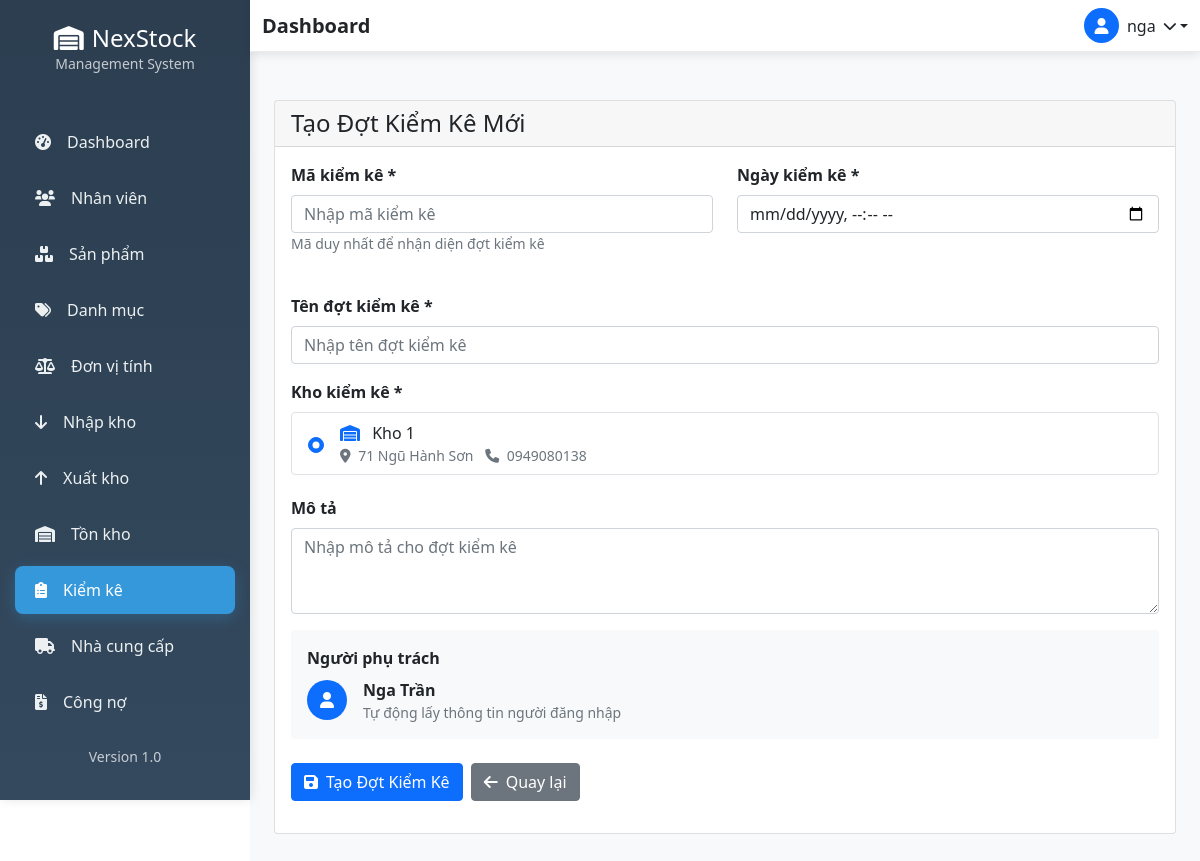
Page /kho/tao-kiem-ke/ (signed in) on the committed database.
### accounts/models.py (models this page shows, shortened)
class NguoiDung(AbstractUser):
    ho_ten = models.CharField(max_length=100, blank=True)
    vai_tro = models.CharField(max_length=20, choices=[
        ('admin', 'Quản trị viên'),
        ('manager', 'Quản lý'),
        ('staff', 'Nhân viên'),
    ], default='staff')
    trang_thai = models.BooleanField(default=True)

### inventory/models.py (models this page shows, shortened)
class Kho(models.Model):
    TRANG_THAI_CHOICES = [
        ('dang_hoat_dong', 'Đang hoạt động'),
        ('ngung_hoat_dong', 'Ngừng hoạt động'),
        ('bao_tri', 'Bảo trì'),
    ]
    ma_kho = models.CharField(max_length=20, unique=True, verbose_name="Mã kho")
    ten_kho = models.CharField(max_length=100, verbose_name="Tên kho")
    dia_chi = models.TextField(verbose_name="Địa chỉ")
    nguoi_quan_ly = models.ForeignKey(
        settings.AUTH_USER_MODEL,
        on_delete=models.SET_NULL,
        null=True,
        blank=True,
        verbose_name="Người quản lý"
    )
    dien_thoai = models.CharField(max_length=15, blank=True, verbose_name="Điện thoại")
    trang_thai = models.CharField(
        max_length=20,
        choices=TRANG_THAI_CHOICES,
        default='dang_hoat_dong',
        verbose_name="Trạng thái"
    )
    ghi_chu = models.TextField(blank=True, verbose_name="Ghi chú")
    ngay_tao = models.DateTimeField(auto_now_add=True)
    ngay_cap_nhat = models.DateTimeField(auto_now=True)
    class Meta:
        verbose_name = "Kho"
        verbose_name_plural = "Kho"

### inventory/views.py (the view, shortened to what this page needs)
# urls.py: path('tao-kiem-ke/', views.tao_kiem_ke, name='tao_kiem_ke'),
@login_required
def tao_kiem_ke(request):
    danh_sach_kho = Kho.objects.filter(trang_thai='dang_hoat_dong')
    return render(request, 'inventory/tao_kiem_ke.html', {'danh_sach_kho': danh_sach_kho})

### templates/inventory/tao_kiem_ke.html (shortened to what this page needs)
{% extends 'base.html' %}
{% load static %}
{% block content %}
<div class="container-fluid py-4">
    <div class="row">
        <div class="col-12">
            <div class="card">
                <div class="card-header">
                    <h4 class="card-title mb-0">Tạo Đợt Kiểm Kê Mới</h4>
                </div>
                <div class="card-body">
                    <form method="POST">
                        <div class="row mb-4">
                            <div class="col-md-6">
                                <div class="mb-3">
                                    <label class="form-label fw-bold">Mã kiểm kê *</label>
                                    <input type="text" class="form-control" name="ma_kiem_ke"
                                           placeholder="Nhập mã kiểm kê" required>
                                    <small class="text-muted">Mã duy nhất để nhận diện đợt kiểm kê</small>
                                </div>
                            </div>
                            <div class="col-md-6">
                                <div class="mb-3">
                                    <label class="form-label fw-bold">Ngày kiểm kê *</label>
                                    <input type="datetime-local" class="form-control" name="ngay_kiem_ke" required>
                                </div>
                            </div>
                        </div>
                        <div class="mb-3">
                            <label class="form-label fw-bold">Tên đợt kiểm kê *</label>
                            <input type="text" class="form-control" name="ten_dot_kiem_ke"
                                   placeholder="Nhập tên đợt kiểm kê" required>
                        </div>
                        <div class="mb-3">
                            <label class="form-label fw-bold">Kho kiểm kê *</label>
                            {% if danh_sach_kho %}
                                <div class="list-group">
                                    {% for kho in danh_sach_kho %}
                                    <label class="list-group-item list-group-item-action d-flex align-items-center">
                                        <input class="form-check-input me-3"
                                               type="radio"
                                               name="kho"
                                               value="{{ kho.id }}"
                                               {% if forloop.first %}checked{% endif %}
                                               required>
                                        <div class="flex-grow-1">
                                            <div class="fw-semibold">
                                                <i class="fas fa-warehouse me-2 text-primary"></i>
                                                {{ kho.ten_kho }}
                                            </div>
                                            {% if kho.dia_chi %}
                                            <small class="text-muted">
                                                <i class="fas fa-map-marker-alt me-1"></i>
                                                {{ kho.dia_chi }}
                                            </small>
                                            {% endif %}
                                            {% if kho.dien_thoai %}
                                            <small class="text-muted ms-2">
                                                <i class="fas fa-phone me-1"></i>
                                                {{ kho.dien_thoai }}
                                            </small>
                                            {% endif %}
                                        </div>
                                    </label>
                                    {% endfor %}
                                </div>
                            {% else %}
                                <div class="alert alert-warning">
                                    <i class="fas fa-exclamation-triangle me-2"></i>
                                    Chưa có kho nào được tạo.
                                    <a href="{% url 'inventory:tao_kho' %}" class="alert-link">Tạo kho mới</a>
                                </div>
                            {% endif %}
                        </div>
                        <div class="mb-3">
                            <label class="form-label fw-bold">Mô tả</label>
                            <textarea class="form-control" name="mo_ta" rows="3"
                                      placeholder="Nhập mô tả cho đợt kiểm kê"></textarea>
                        </div>
                        <div class="mb-4 p-3 bg-light rounded">
                            <label class="form-label fw-bold">Người phụ trách</label>
                            <div class="d-flex align-items-center">
                                <div class="bg-primary rounded-circle d-flex align-items-center justify-content-center me-3"
                                     style="width: 40px; height: 40px;">
                                    <i class="fas fa-user text-white"></i>
                                </div>
                                <div>
                                    <strong>{{ user.get_full_name|default:user.username }}</strong>
                                    <br>
                                    <small class="text-muted">Tự động lấy thông tin người đăng nhập</small>
                                </div>
                            </div>
                        </div>
                        <div class="d-flex gap-2">
                            <button type="submit" class="btn btn-primary">
                                <i class="fas fa-save me-2"></i>Tạo Đợt Kiểm Kê
                            </button>
                            <a href="{% url 'inventory:danh_sach_kiem_ke' %}" class="btn btn-secondary">
                                <i class="fas fa-arrow-left me-2"></i>Quay lại
                            </a>
                        </div>
                    </form>
                </div>
            </div>
        </div>
    </div>
</div>
{% endblock %}

### templates/base.html (shortened to what this page needs)
{% load static %}
<html lang="vi">
<head>
    <link href="https://cdn.jsdelivr.net/npm/bootstrap@5.1.3/dist/css/bootstrap.min.css" rel="stylesheet">
    <link rel="stylesheet" href="https://cdnjs.cloudflare.com/ajax/libs/font-awesome/6.0.0/css/all.min.css">
</head>
<body>
{% if user.is_authenticated %}
<div class="d-flex">
    <div class="sidebar">
        <div class="sidebar-header text-center py-4">
            <h4 class="text-white mb-0">
                <i class="fas fa-warehouse me-2"></i>NexStock
            </h4>
            <small class="text-light opacity-75">Management System</small>
        </div>
        <nav class="nav flex-column mt-3">
            <a class="nav-link {% if request.resolver_match.url_name == 'dashboard' %}active{% endif %}"
               href="{% url 'dashboard' %}">
                <i class="fas fa-tachometer-alt me-3"></i>Dashboard
            </a>
            <a class="nav-link {% if 'nhan-vien' in request.path %}active{% endif %}"
               href="{% url 'danh_sach_nhan_vien' %}">
                <i class="fas fa-users me-3"></i>Nhân viên
            </a>
            <a class="nav-link {% if 'product' in request.path %}active{% endif %}"
               href="{% url 'product_list' %}">
                <i class="fas fa-boxes me-3"></i>Sản phẩm
            </a>
            <a class="nav-link {% if 'category' in request.path %}active{% endif %}"
               href="{% url 'category_list' %}">
                <i class="fas fa-tags me-3"></i>Danh mục
            </a>
            <a class="nav-link {% if 'unit' in request.path %}active{% endif %}"
               href="{% url 'unit_list' %}">
                <i class="fas fa-balance-scale me-3"></i>Đơn vị tính
            </a>
            <a class="nav-link {% if 'nhap' in request.path %}active{% endif %}"
               href="{% url 'inventory:danh_sach_nhap' %}">
                <i class="fas fa-arrow-down me-3"></i>Nhập kho
            </a>
            <a class="nav-link {% if 'xuat' in request.path %}active{% endif %}"
               href="{% url 'inventory:danh_sach_xuat' %}">
                <i class="fas fa-arrow-up me-3"></i>Xuất kho
            </a>
            <a class="nav-link {% if 'ton-kho' in request.path %}active{% endif %}"
               href="{% url 'inventory:chi_tiet_ton_kho' kho_id=1 %}">
                <i class="fas fa-warehouse me-3"></i>Tồn kho
            </a>
            <a class="nav-link {% if 'kiem-ke' in request.path %}active{% endif %}"
               href="{% url 'inventory:danh_sach_kiem_ke' %}">
                <i class="fas fa-clipboard-list me-3"></i>Kiểm kê
            </a>
            <a class="nav-link" href="/doi-tac/nha-cung-cap/">
                <i class="fas fa-truck me-3"></i>Nhà cung cấp
            </a>
            <a class="nav-link {% if 'debt' in request.path %}active{% endif %}"
               href="{% url 'debt:congno_list' %}">
                <i class="fas fa-file-invoice-dollar me-3"></i>Công nợ
            </a>
        </nav>
        <div class="sidebar-footer mt-auto p-3 text-center">
            <small class="text-light opacity-75">Version 1.0</small>
        </div>
    </div>
    <div class="main-content flex-grow-1">
        <nav class="navbar navbar-custom navbar-expand-lg">
            <div class="container-fluid d-flex justify-content-between">
                <h5 class="mb-0 fw-bold">{% block page_title %}Dashboard{% endblock %}</h5>
                <div class="dropdown">
                    <a href="#" class="dropdown-toggle text-dark text-decoration-none d-flex align-items-center"
                       id="userDropdown" data-bs-toggle="dropdown" aria-expanded="false">
                        <div class="bg-primary rounded-circle d-flex align-items-center justify-content-center me-2"
                             style="width: 35px; height: 35px;">
                            <i class="fas fa-user text-white"></i>
                        </div>
                        <span class="me-2">{{ user.username }}</span>
                        <i class="fas fa-chevron-down small"></i>
                    </a>
                </div>
            </div>
        </nav>
        <div class="container-fluid py-4">
            {% block content %}{% endblock %}
        </div>
    </div>
</div>
{% else %}
<div class="auth-wrapper">
    {% block auth_content %}{% endblock %}
</div>
{% endif %}
</body>
</html>

### templates/base.html (style rules this page uses)
:root { --primary-color: #2c3e50; --secondary-color: #34495e; --accent-color: #3498db; --sidebar-width: 250px; }
.sidebar { background: linear-gradient(180deg, var(--primary-color) 0%, var(--secondary-color) 100%); min-height: 100vh; width: var(--sidebar-width); position: fixed; left: 0; top: 0; box-shadow: 2px 0 10px rgba(0,0,0,0.1); }
.sidebar .nav-link { color: #ecf0f1; padding: 12px 20px; border-radius: 8px; margin: 4px 15px; transition: all 0.3s ease; font-weight: 500; }
.sidebar .nav-link.active { background-color: var(--accent-color); color: #ffffff; box-shadow: 0 4px 15px rgba(52, 152, 219, 0.3); }
.main-content { margin-left: var(--sidebar-width); min-height: 100vh; background-color: #f8f9fa; }
.navbar-custom { background: white !important; box-shadow: 0 2px 10px rgba(0,0,0,0.1); border-bottom: 1px solid #e9ecef; }

### templates/inventory/tao_kiem_ke.html (style rules this page uses)
.form-check-input:checked { background-color: #0d6efd; border-color: #0d6efd; }
.list-group-item { border: 1px solid #dee2e6; margin-bottom: 5px; border-radius: 8px; }

### rows in the picture
NguoiDung: username "nga", get_full_name "Nga Trần"
Kho: ten_kho "Kho 1", dia_chi "71 Ngũ Hành Sơn", dien_thoai "0949080138"
